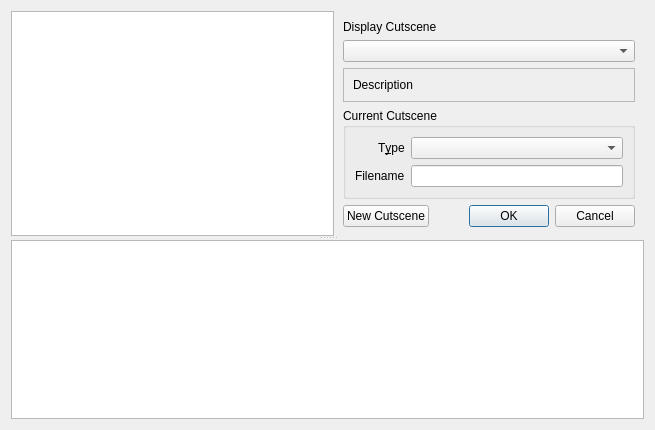
<?xml version="1.0" encoding="UTF-8"?>
<ui version="4.0">
 <class>fso::fred::dialogs::MissionCutscenesDialog</class>
 <widget class="QDialog" name="fso::fred::dialogs::MissionCutscenesDialog">
  <property name="windowModality">
   <enum>Qt::WindowModal</enum>
  </property>
  <property name="geometry">
   <rect>
    <x>0</x>
    <y>0</y>
    <width>655</width>
    <height>430</height>
   </rect>
  </property>
  <property name="windowTitle">
   <string>Mission Objectives</string>
  </property>
  <layout class="QVBoxLayout" name="verticalLayout">
   <item>
    <widget class="QSplitter" name="splitter_2">
     <property name="orientation">
      <enum>Qt::Vertical</enum>
     </property>
     <property name="childrenCollapsible">
      <bool>false</bool>
     </property>
     <widget class="QWidget" name="widget" native="true">
      <layout class="QHBoxLayout" name="horizontalLayout">
       <property name="spacing">
        <number>0</number>
       </property>
       <property name="leftMargin">
        <number>0</number>
       </property>
       <property name="topMargin">
        <number>0</number>
       </property>
       <property name="rightMargin">
        <number>0</number>
       </property>
       <property name="bottomMargin">
        <number>0</number>
       </property>
       <item>
        <widget class="fso::fred::sexp_tree_view" name="cutsceneEventTree"/>
       </item>
       <item>
        <widget class="QWidget" name="widget_2" native="true">
         <property name="enabled">
          <bool>true</bool>
         </property>
         <layout class="QVBoxLayout" name="verticalLayout_2">
          <property name="sizeConstraint">
           <enum>QLayout::SetFixedSize</enum>
          </property>
          <item>
           <widget class="QLabel" name="label">
            <property name="text">
             <string>Display Cutscene</string>
            </property>
            <property name="buddy">
             <cstring>displayTypeCombo</cstring>
            </property>
           </widget>
          </item>
          <item>
           <widget class="QComboBox" name="displayTypeCombo"/>
          </item>
          <item>
           <widget class="QFrame" name="frame">
            <property name="sizePolicy">
             <sizepolicy hsizetype="Preferred" vsizetype="Expanding">
              <horstretch>0</horstretch>
              <verstretch>0</verstretch>
             </sizepolicy>
            </property>
            <property name="frameShape">
             <enum>QFrame::StyledPanel</enum>
            </property>
            <property name="frameShadow">
             <enum>QFrame::Sunken</enum>
            </property>
            <layout class="QVBoxLayout" name="verticalLayout_3">
             <item>
              <widget class="QLabel" name="cutsceneTypeDescription">
               <property name="text">
                <string>Description</string>
               </property>
               <property name="wordWrap">
                <bool>true</bool>
               </property>
              </widget>
             </item>
            </layout>
           </widget>
          </item>
          <item>
           <widget class="QGroupBox" name="groupBox">
            <property name="title">
             <string>Current Cutscene</string>
            </property>
            <layout class="QFormLayout" name="formLayout">
             <property name="sizeConstraint">
              <enum>QLayout::SetMinAndMaxSize</enum>
             </property>
             <property name="fieldGrowthPolicy">
              <enum>QFormLayout::AllNonFixedFieldsGrow</enum>
             </property>
             <property name="labelAlignment">
              <set>Qt::AlignRight|Qt::AlignTrailing|Qt::AlignVCenter</set>
             </property>
             <property name="formAlignment">
              <set>Qt::AlignJustify|Qt::AlignTop</set>
             </property>
             <item row="0" column="0">
              <widget class="QLabel" name="label_2">
               <property name="text">
                <string>T&amp;ype</string>
               </property>
               <property name="buddy">
                <cstring>cutsceneTypeCombo</cstring>
               </property>
              </widget>
             </item>
             <item row="0" column="1">
              <widget class="QComboBox" name="cutsceneTypeCombo">
               <property name="sizePolicy">
                <sizepolicy hsizetype="Expanding" vsizetype="Fixed">
                 <horstretch>0</horstretch>
                 <verstretch>0</verstretch>
                </sizepolicy>
               </property>
              </widget>
             </item>
             <item row="1" column="0">
              <widget class="QLabel" name="label_3">
               <property name="text">
                <string>Filename</string>
               </property>
               <property name="buddy">
                <cstring>cutsceneFilename</cstring>
               </property>
              </widget>
             </item>
             <item row="1" column="1">
              <widget class="QLineEdit" name="cutsceneFilename"/>
             </item>
            </layout>
           </widget>
          </item>
          <item>
           <layout class="QHBoxLayout" name="horizontalLayout_2">
            <property name="spacing">
             <number>40</number>
            </property>
            <item>
             <widget class="QPushButton" name="newCutsceneBtn">
              <property name="sizePolicy">
               <sizepolicy hsizetype="Minimum" vsizetype="Fixed">
                <horstretch>1</horstretch>
                <verstretch>0</verstretch>
               </sizepolicy>
              </property>
              <property name="text">
               <string>New Cutscene</string>
              </property>
             </widget>
            </item>
            <item>
             <widget class="QDialogButtonBox" name="okAndCancelButtons">
              <property name="orientation">
               <enum>Qt::Horizontal</enum>
              </property>
              <property name="standardButtons">
               <set>QDialogButtonBox::Cancel|QDialogButtonBox::Ok</set>
              </property>
             </widget>
            </item>
           </layout>
          </item>
         </layout>
        </widget>
       </item>
      </layout>
     </widget>
     <widget class="QPlainTextEdit" name="helpTextBox">
      <property name="readOnly">
       <bool>true</bool>
      </property>
     </widget>
    </widget>
   </item>
  </layout>
 </widget>
 <customwidgets>
  <customwidget>
   <class>fso::fred::sexp_tree_view</class>
   <extends>QTreeView</extends>
   <header>ui/widgets/sexp_tree_view.h</header>
  </customwidget>
 </customwidgets>
 <resources/>
 <connections/>
</ui>
